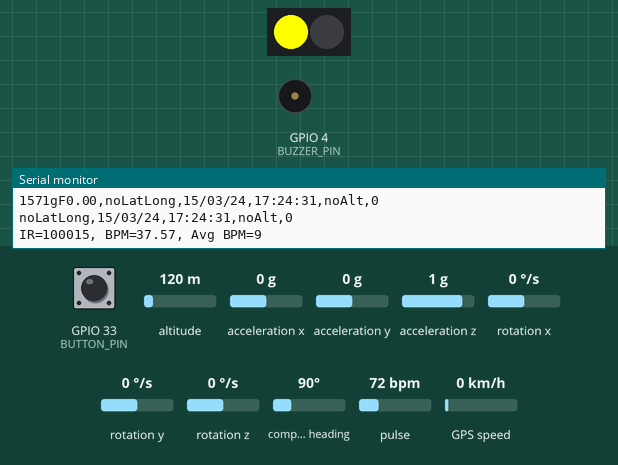
A sketch run on a simulated ESP32. Parts: 2 RGB LEDs in strip order, left to right, buzzer (waves = sounding, pin HIGH), the last lines printed to the serial monitor. The test bench sets the inputs (shaded band); at power-on: GPIO 33 (BUTTON_PIN) HIGH, altitude 120 m, acceleration x 0 g, acceleration y 0 g, acceleration z 1 g, rotation x 0 °/s, rotation y 0 °/s, rotation z 0 °/s, compass heading 90°, pulse 72 bpm, GPS speed 0 km/h. WiFi joins after 1.5 s; servers stay silent unless stated; the GPS gets a fix after 3 s at 37.7749, -122.4194 with 8 satellites; no MQTT or app messages arrive unless stated.

Above: at 1.7 s.
2.8 s: GPIO 33 (BUTTON_PIN) pulled LOW for 0.15 s
At 3.3 s:
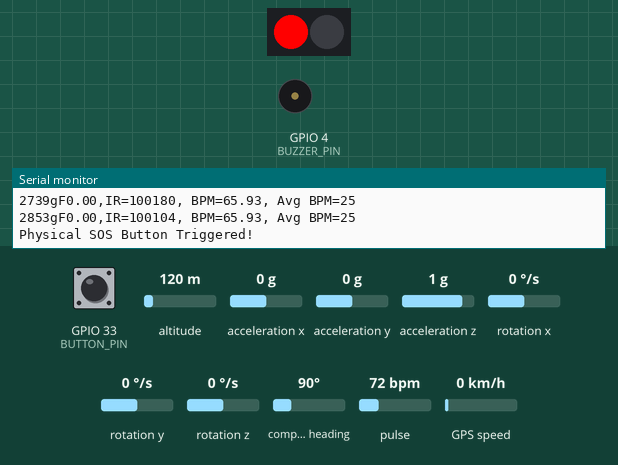
At 3.8 s:
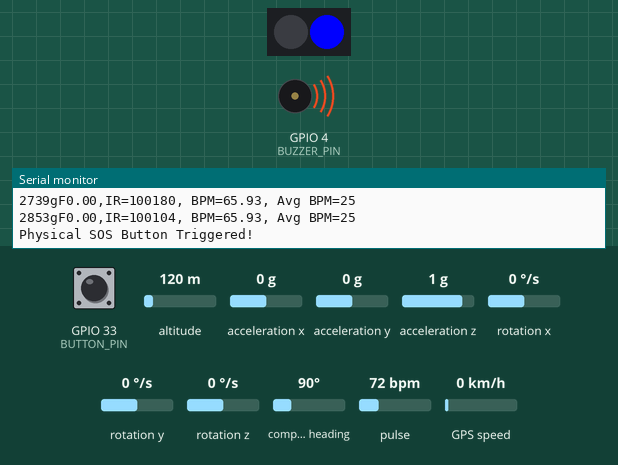
Timing chart, 0 to 13.1 s (numbered marks = the images above; inputs shaded):
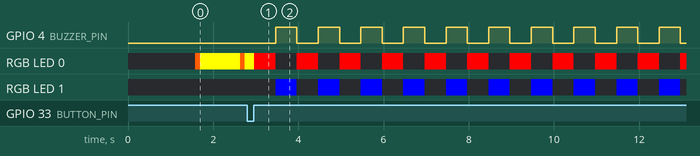

Measured:
- after the input at 2.8 s, GPIO 4 (BUZZER_PIN): alternates HIGH for 0.50 s and LOW for 0.50 s, starting after 0.67 s; RGB LED 0: alternates RGB(255, 0, 0) for 0.50 s and off for 0.50 s, starting after 0.17 s; RGB LED 1: alternates RGB(0, 0, 255) for 0.50 s and off for 0.50 s, starting after 0.67 s

The sketch:

smartyellowhat.ino
```cpp
#include <Wire.h>
#include <MPU6050.h>
#include <TinyGPSPlus.h>
#include <SoftwareSerial.h>
#include <Adafruit_NeoPixel.h>
#include <WiFi.h>
#include <WebServer.h>
#include <PubSubClient.h>

#include "MAX30105.h"
#include "heartRate.h"
#include "esp_sleep.h"

#define crashDetectionThreshold 2 //G
bool debugMode = true;
const int GPSBaud = 9600;
const char* hatID = "HAT-001";

#define SDA_PIN 21
#define SCL_PIN 22
#define BUZZER_PIN 4
#define RXPin 16
#define TXPin 17
#define BUTTON_PIN 33

#define NEOPIXEL_PIN 5
#define NEOPIXEL_NUM 2

bool crashDetected = false;
unsigned long crashTime = 0;
const unsigned long buzzerDuration = 2 * 60 * 1000UL;  // 2 minutes in milliseconds

const byte RATE_SIZE = 4; // Change this for averaging window
byte rates[RATE_SIZE];    // Array of heart rates
byte rateSpot = 0;
long lastBeat = 0;
float beatsPerMinute;
int beatAvg;

const char* ssid = "Nothing Phone (2a)_5714";
const char* password = "45674567";

const char* mqtt_server = "30dfaa13bf1c48e6a0e01501aab4c5ec.s1.eu.hivemq.cloud"; // Public HiveMQ broker
const int mqtt_port = 8883;
const char* mqtt_gforce = "gforce";
const char* mqtt_bpm = "bpm";
const char* mqtt_username = "hivemq.webclient.1750909080438";
const char* mqtt_password = "ZwS&jE0!*2qyRkgG81F.";

MPU6050 mpu;
MAX30105 particleSensor;
TinyGPSPlus gps;
Adafruit_NeoPixel pixels(NEOPIXEL_NUM, NEOPIXEL_PIN, NEO_GRB + NEO_KHZ800);

#include <WiFiClientSecure.h>

WiFiClientSecure secureClient;
PubSubClient client(secureClient);


SoftwareSerial ss(RXPin, TXPin);

void setup() {
  Serial.begin(115200);

  setupWiFi();
  client.setServer(mqtt_server, mqtt_port);


  // Wake-up log
  if (esp_sleep_get_wakeup_cause() == ESP_SLEEP_WAKEUP_TIMER) {
    Serial.println("Woke up from deep sleep. Sending ping...");
    // Send ping/log
    Serial.println("Ping: Device is alive.");
    delay(1000);
    goToSleep();  // Go back to sleep
  }

  Wire.begin(SDA_PIN, SCL_PIN);
  mpu.initialize();

  if (mpu.testConnection()) {
    Serial.println("Gyroscope: ON");
    Serial.println("Accelerometer: ON");
  } else {
    Serial.println("Gyroscope: FAILED");
    Serial.println("Accelerometer: FAILED");
    while (1);
  }

  ss.begin(GPSBaud);
  Serial.println("GPS: ON");

  pixels.begin();
  Serial.println("NEOPIXEL: ON");
  pixels.clear();

  if (!particleSensor.begin(Wire, I2C_SPEED_STANDARD)) {
  Serial.println("MAX30105 not found. Check wiring/power.");
  while (1);
  }

  particleSensor.setup(); // Configure sensor with default settings
  particleSensor.setPulseAmplitudeRed(0x0A); // Turn Red LED to low to indicate sensor is running
  particleSensor.setPulseAmplitudeGreen(0);  // Turn off Green LED
  Serial.println("MAX30105: ON");

  pinMode(BUZZER_PIN, OUTPUT);
  digitalWrite(BUZZER_PIN, LOW);  // Ensure buzzer is off initially
  Serial.println("BUZZER: ON");

  pinMode(BUTTON_PIN, INPUT_PULLUP);  // Use internal pull-up resistor

  client.setCallback(mqttCallback);

  }

void loop() {

  if (!client.connected()) {
  reconnectMQTT();
  }
  client.loop();

  if (millis() > 30000) {
    pixels.setPixelColor(0, pixels.Color(0, 0, 0));
    pixels.setPixelColor(1, pixels.Color(0, 0, 0));
    pixels.show();
  } else {
    pixels.setPixelColor(0, pixels.Color(255, 255, 0));
    pixels.show();
  }

  if (crashDetected) {
    if (millis() - crashTime < buzzerDuration) {
      while( true ) {
        digitalWrite(BUZZER_PIN, LOW);
        pixels.setPixelColor(0, pixels.Color(255, 0, 0));
        pixels.setPixelColor(1, pixels.Color(0, 0, 0));
        pixels.show();
        delay(500);
        digitalWrite(BUZZER_PIN, HIGH);
        pixels.setPixelColor(0, pixels.Color(0, 0, 0));
        pixels.setPixelColor(1, pixels.Color(0, 0, 255));
        pixels.show();
        delay(500);
      }

    } else {
      digitalWrite(BUZZER_PIN, LOW);
      Serial.println("Buzzer Off. Going to sleep...");
      delay(1000);
      goToSleep();  // Sleep for 30 minutes
    }
    return;  // Skip rest of loop
  }

  int16_t ax, ay, az;
  mpu.getAcceleration(&ax, &ay, &az);

  float axg = ax / 16384.0;
  float ayg = ay / 16384.0;
  float azg = az / 16384.0;

  float totalG = sqrt(axg * axg + ayg * ayg + azg * azg);
  float impact = abs(totalG - 1.0);  // Remove gravity offset

  if (debugMode) {
    Serial.print(millis());
    Serial.printf("gF%.2f,", impact);
  }

  if (impact > crashDetectionThreshold) {
    Serial.println(" <-- CRASH DETECTED!");
    crashDetected = true;
    crashTime = millis();
  }

  while (ss.available() > 0)
    if (gps.encode(ss.read()))
      displayInfo();

  char payload[32];
  dtostrf(impact, 6, 2, payload);  // Convert float to char array
  client.publish(mqtt_gforce, payload);

  long irValue = particleSensor.getIR();

// Try to detect a beat, even if IR is low
if (checkForBeat(irValue)) {
  long delta = millis() - lastBeat;
  lastBeat = millis();

  beatsPerMinute = 60 / (delta / 1000.0);

  if (beatsPerMinute < 255 && beatsPerMinute > 20) {
    rates[rateSpot++] = (byte)beatsPerMinute;
    rateSpot %= RATE_SIZE;

    beatAvg = 0;
    for (byte x = 0; x < RATE_SIZE; x++) beatAvg += rates[x];
    beatAvg /= RATE_SIZE;
  }
}

    // Convert BPM to string and publish to MQTT
    char bpmStr[8];
    dtostrf(beatsPerMinute, 4, 1, bpmStr);
    client.publish(mqtt_bpm, bpmStr);


// Print every loop regardless of detection
if (debugMode) {
  Serial.print("IR=");
  Serial.print(irValue);
  Serial.print(", BPM=");
  Serial.print(beatsPerMinute);
  Serial.print(", Avg BPM=");
  Serial.println(beatAvg);
}

if (digitalRead(BUTTON_PIN) == LOW) {  // Active LOW
  Serial.println("Physical SOS Button Triggered!");
  client.publish("sosbtn", "1");
  crashDetected = true;
  crashTime = millis();
}

  Serial.println();
  delay(100);
}

void displayInfo() {
  if (debugMode) {
  if (gps.location.isValid()) {
    Serial.print(gps.location.lat(), 6);
    Serial.print(F(","));
    Serial.print(gps.location.lng(), 6);
    Serial.print(F(","));

    char latBuffer[16];
    char lngBuffer[16];
    dtostrf(gps.location.lat(), 9, 6, latBuffer);
    dtostrf(gps.location.lng(), 9, 6, lngBuffer);

    client.publish("lat", latBuffer);
    client.publish("long", lngBuffer);

  } else {
    Serial.print(F("noLatLong,"));
    pixels.setPixelColor(0, pixels.Color(255, 92, 0));
    pixels.show();
    client.publish("lat", 0);
    client.publish("long", 0);
  }

   if (gps.date.isValid()) {
      char dateBuffer[9];  // DD/MM/YY + null terminator
      snprintf(dateBuffer, sizeof(dateBuffer), "%02d/%02d/%02d",
               gps.date.day(),
               gps.date.month(),
               gps.date.year() % 100);
      Serial.print(dateBuffer);
      Serial.print(F(","));
      client.publish("date", dateBuffer);
    } else {
      Serial.print(F("noDDMMYY,"));
    }

    // Publish time to MQTT in HH:MM:SS format
    if (gps.time.isValid()) {
      int hour = gps.time.hour() + 7;  // timezone adjustment
      if (hour >= 24) hour -= 24;
      char timeBuffer[9];  // HH:MM:SS + null terminator
      snprintf(timeBuffer, sizeof(timeBuffer), "%02d:%02d:%02d",
               hour,
               gps.time.minute(),
               gps.time.second());
      Serial.print(timeBuffer);
      Serial.print(F(","));
      client.publish("time", timeBuffer);
    } else {
      Serial.print(F("noHHMMSS,"));
    }

  if (gps.altitude.isValid()) {
    Serial.print(gps.altitude.meters());
  } else {
    Serial.print("noAlt,");
  }

  if (gps.satellites.isValid()) {
    Serial.print(gps.satellites.value());
  } else {
    Serial.print("noSatC");
  }

  Serial.println();
  }
}

void goToSleep() {
  digitalWrite(BUZZER_PIN, LOW);  // Ensure buzzer is off
  Serial.println("Entering deep sleep for 30 minutes...");
  esp_sleep_enable_timer_wakeup(30ULL * 60ULL * 1000000ULL);  // 30 minutes in microseconds
  esp_deep_sleep_start();
}

void setupWiFi() {
  delay(10);
  Serial.println("Connecting to WiFi...");
  secureClient.setInsecure(); // Use this ONLY for testing; remove in production
  WiFi.begin(ssid, password);
  while (WiFi.status() != WL_CONNECTED) {
    delay(500);
    Serial.print(".");
  }
  Serial.println("WiFi connected");
}

void reconnectMQTT() {
  while (!client.connected()) {
    Serial.print("Attempting MQTT connection...");
    if (client.connect("ESP32Client", mqtt_username, mqtt_password)) {
      Serial.println("connected");
      client.subscribe("sosbtn");

      // Publish hat ID to "hatid"
      client.publish("hatid", hatID);
      Serial.println("Published hat ID to topic 'hatid'");
    } else {
      Serial.print("failed, rc=");
      Serial.print(client.state());
      Serial.println(" try again in 5 seconds");
      delay(5000);
    }
  }
}


void mqttCallback(char* topic, byte* payload, unsigned int length) {
  String msg;
  for (unsigned int i = 0; i < length; i++) {
    msg += (char)payload[i];
  }

  if (String(topic) == "sosbtn") {
    msg.trim();  // Remove any whitespace or newline characters
    if (msg == "1" || msg.equalsIgnoreCase("true")) {
      Serial.println("MQTT SOS Button Pressed!");
      crashDetected = true;
      crashTime = millis();
    }
  }
}
```
